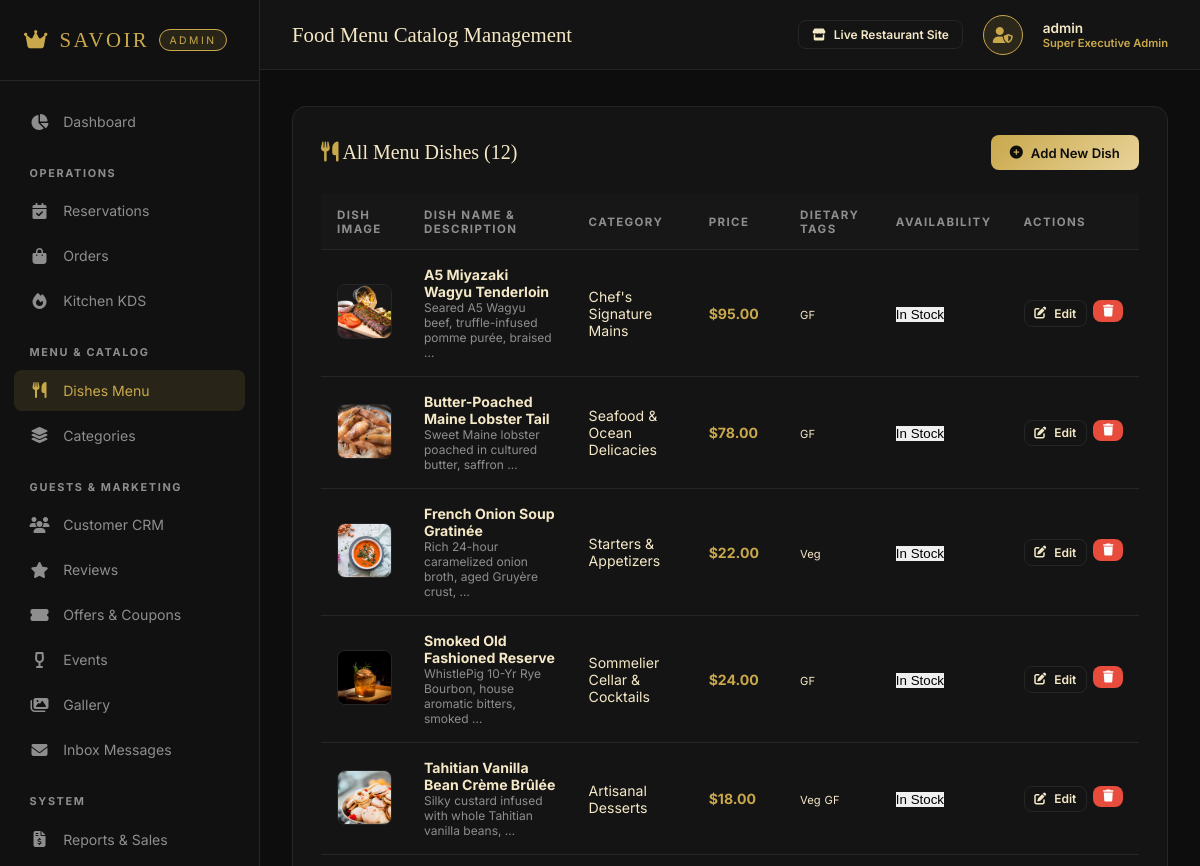
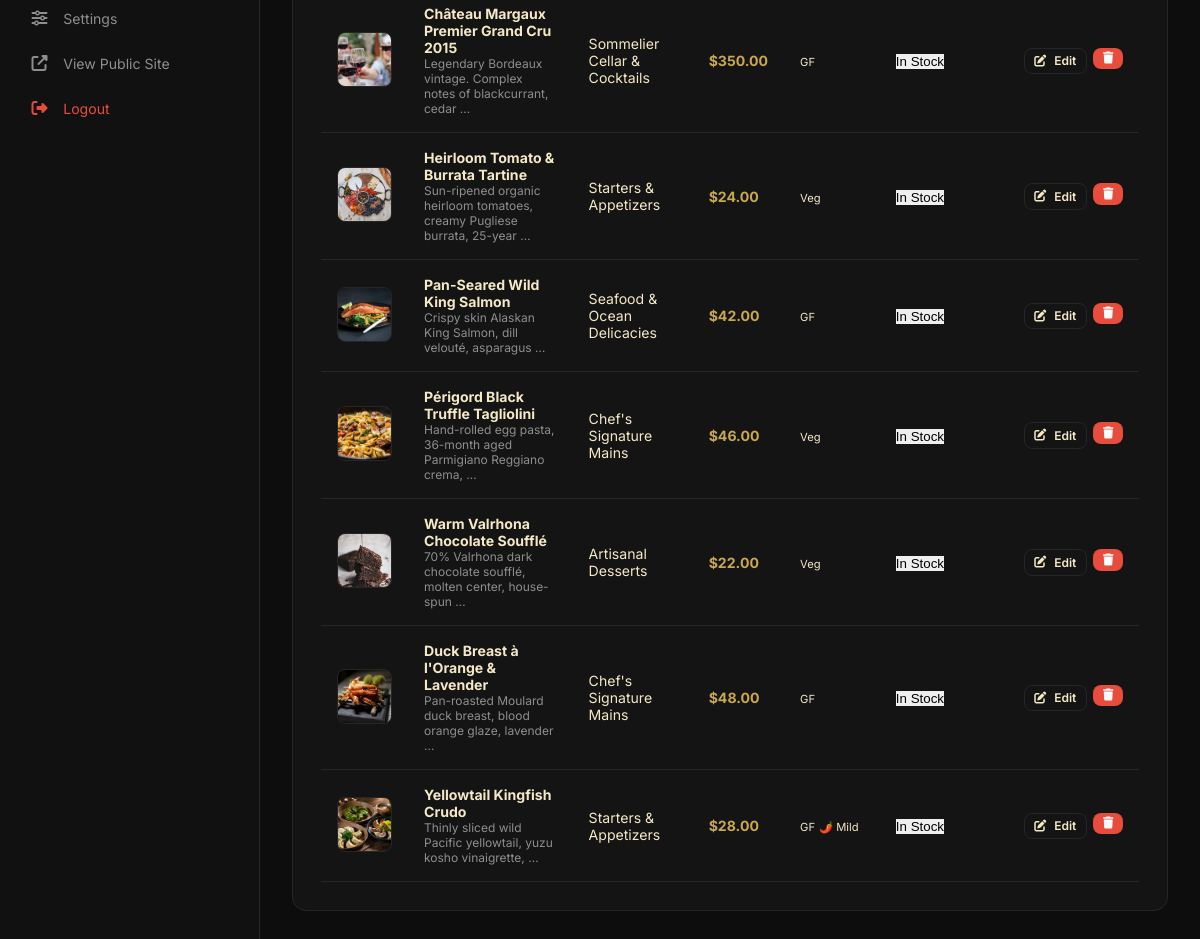
The page /admin-panel/menu/ (signed in) on the database its author committed (2 pictures, top to bottom).
### User_Dashboard/models.py (models this page shows, shortened)
class MenuItem(models.Model):
    SPICE_CHOICES = [
        ('none',   'Not Spicy'),
        ('mild',   'Mild'),
        ('medium', 'Medium'),
        ('hot',    'Hot'),
        ('extra',  'Extra Hot'),
    ]
    category      = models.ForeignKey(MenuCategory, on_delete=models.CASCADE, related_name='items')
    name          = models.CharField(max_length=200)
    description   = models.TextField()
    price         = models.DecimalField(max_digits=8, decimal_places=2)
    image         = models.ImageField(upload_to='menu/', blank=True)
    spice_level   = models.CharField(max_length=10, choices=SPICE_CHOICES, default='none')
    is_vegetarian = models.BooleanField(default=False)
    is_vegan      = models.BooleanField(default=False)
    is_gluten_free= models.BooleanField(default=False)
    is_featured   = models.BooleanField(default=False)
    is_available  = models.BooleanField(default=True)
    ingredients   = models.TextField(blank=True, help_text="Comma-separated ingredients e.g. Wagyu Beef, Black Truffle, Rosemary")
    prep_time     = models.PositiveIntegerField(default=20, help_text="Prep time in minutes")
    calories      = models.PositiveIntegerField(null=True, blank=True, help_text="Approximate calories per serving")
    chef_notes    = models.TextField(blank=True, help_text="Chef's pairing or preparation notes")
    order         = models.PositiveIntegerField(default=0)
    created_at    = models.DateTimeField(auto_now_add=True)
    class Meta:
        ordering = ['order', 'name']

class MenuCategory(models.Model):
    name        = models.CharField(max_length=100)
    slug        = models.SlugField(unique=True)
    description = models.CharField(max_length=300, blank=True)
    icon        = models.CharField(max_length=50, blank=True, help_text="Font Awesome class e.g. fa-utensils")
    order       = models.PositiveIntegerField(default=0)
    class Meta:
        ordering = ['order']
        verbose_name_plural = 'Menu Categories'

### User_Dashboard/admin_views.py (the view, shortened to what this page needs)
# urls.py: path('admin-panel/menu/',                  admin_views.admin_menu,                name='admin_menu'),
@staff_required
def admin_menu(request):
    dishes = MenuItem.objects.all().select_related('category')
    return render(request, 'admin_panel/menu.html', {'dishes': dishes})

### templates/admin_panel/menu.html (shortened to what this page needs)
{% extends 'admin_panel/base_admin.html' %}
{% block page_title %}Food Menu Catalog Management{% endblock %}
{% block content %}
<div class="admin-card">
  <div class="admin-card-header">
    <div class="admin-card-title"><i class="fas fa-utensils" style="color:var(--gold)"></i> All Menu Dishes ({{ dishes|length }})</div>
    <a href="{% url 'admin_add_dish' %}" class="btn-admin btn-admin-gold">
      <i class="fas fa-plus-circle"></i> Add New Dish
    </a>
  </div>
  {% if dishes %}
  <div style="overflow-x:auto;">
    <table class="admin-table">
      <thead>
        <tr>
          <th>Dish Image</th>
          <th>Dish Name & Description</th>
          <th>Category</th>
          <th>Price</th>
          <th>Dietary Tags</th>
          <th>Availability</th>
          <th>Actions</th>
        </tr>
      </thead>
      <tbody>
        {% for dish in dishes %}
        <tr>
          <td style="width:70px;">
            {% if dish.image %}
              <img src="{{ dish.image.url }}" alt="{{ dish.name }}" style="width:55px; height:55px; border-radius:var(--radius); object-fit:cover; border:1px solid var(--border);" />
            {% else %}
              <div style="width:55px; height:55px; border-radius:var(--radius); background:rgba(255,255,255,0.05); display:flex; align-items:center; justify-content:center; color:var(--gold); border:1px solid var(--border);">
                <i class="fas fa-utensils"></i>
              </div>
            {% endif %}
          </td>
          <td>
            <div style="font-weight:700; color:var(--cream);">{{ dish.name }}</div>
            <div style="font-size:0.75rem; color:var(--text-muted);">{{ dish.description|truncatewords:8 }}</div>
          </td>
          <td><span class="badge-status badge-preparing">{{ dish.category.name }}</span></td>
          <td style="font-weight:700; color:var(--gold);">${{ dish.price }}</td>
          <td>
            {% if dish.is_vegetarian %}<span class="badge-status badge-completed" style="font-size:0.7rem;">Veg</span>{% endif %}
            {% if dish.is_gluten_free %}<span class="badge-status badge-preparing" style="font-size:0.7rem;">GF</span>{% endif %}
            {% if dish.spice_level != 'none' %}<span class="badge-status badge-pending" style="font-size:0.7rem;">🌶️ {{ dish.get_spice_level_display }}</span>{% endif %}
          </td>
          <td>
            <form method="post" style="display:inline;">
              <button type="submit" class="badge-status {% if dish.is_available %}badge-completed{% else %}badge-cancelled{% endif %}" style="border:none; cursor:pointer;">
                {% if dish.is_available %}In Stock{% else %}Sold Out{% endif %}
              </button>
            </form>
          </td>
          <td>
            <div style="display:flex; gap:0.4rem;">
              <a href="{% url 'admin_edit_dish' pk=dish.pk %}" class="btn-admin btn-admin-outline" style="padding:0.3rem 0.6rem; font-size:0.75rem;">
                <i class="fas fa-edit"></i> Edit
              </a>
              <form method="post" style="display:inline;" onsubmit="return confirm('Delete this menu dish?');">
                <button type="submit" class="btn-admin" style="background:#e74c3c; color:#fff; padding:0.3rem 0.6rem; font-size:0.75rem; border:none; cursor:pointer;">
                  <i class="fas fa-trash"></i>
                </button>
              </form>
            </div>
          </td>
        </tr>
        {% endfor %}
      </tbody>
    </table>
  </div>
  {% else %}
  <div style="text-align:center; color:var(--text-muted); padding:3rem; font-style:italic;">
    No dishes currently in database. Click "+ Add New Dish" above.
  </div>
  {% endif %}
</div>
{% endblock %}

### templates/admin_panel/base_admin.html (shortened to what this page needs)
<!DOCTYPE html>
<html lang="en">
<head>
  <link rel="stylesheet" href="https://cdnjs.cloudflare.com/ajax/libs/font-awesome/6.4.0/css/all.min.css" />
</head>
<body>
<div class="admin-wrapper">
  <aside class="admin-sidebar">
    <div class="admin-brand">
      <i class="fas fa-crown"></i> SAVOIR <span>ADMIN</span>
    </div>
    <ul class="admin-nav">
      <li class="admin-nav-item {% if request.resolver_match.url_name == 'admin_dashboard' %}active{% endif %}">
        <a href="{% url 'admin_dashboard' %}"><i class="fas fa-chart-pie"></i> Dashboard</a>
      </li>
      <div class="nav-section-label">OPERATIONS</div>
      <li class="admin-nav-item {% if 'reservation' in request.resolver_match.url_name %}active{% endif %}">
        <a href="{% url 'admin_reservations' %}"><i class="fas fa-calendar-check"></i> Reservations</a>
      </li>
      <li class="admin-nav-item {% if 'order' in request.resolver_match.url_name and 'kitchen' not in request.resolver_match.url_name %}active{% endif %}">
        <a href="{% url 'admin_orders' %}"><i class="fas fa-shopping-bag"></i> Orders</a>
      </li>
      <li class="admin-nav-item {% if request.resolver_match.url_name == 'admin_kitchen' %}active{% endif %}">
        <a href="{% url 'admin_kitchen' %}"><i class="fas fa-fire"></i> Kitchen KDS</a>
      </li>
      <div class="nav-section-label">MENU & CATALOG</div>
      <li class="admin-nav-item {% if request.resolver_match.url_name == 'admin_menu' or 'dish' in request.resolver_match.url_name %}active{% endif %}">
        <a href="{% url 'admin_menu' %}"><i class="fas fa-utensils"></i> Dishes Menu</a>
      </li>
      <li class="admin-nav-item {% if request.resolver_match.url_name == 'admin_categories' %}active{% endif %}">
        <a href="{% url 'admin_categories' %}"><i class="fas fa-layer-group"></i> Categories</a>
      </li>
      <div class="nav-section-label">GUESTS & MARKETING</div>
      <li class="admin-nav-item {% if request.resolver_match.url_name == 'admin_customers' %}active{% endif %}">
        <a href="{% url 'admin_customers' %}"><i class="fas fa-users"></i> Customer CRM</a>
      </li>
      <li class="admin-nav-item {% if request.resolver_match.url_name == 'admin_reviews' %}active{% endif %}">
        <a href="{% url 'admin_reviews' %}"><i class="fas fa-star"></i> Reviews</a>
      </li>
      <li class="admin-nav-item {% if request.resolver_match.url_name == 'admin_offers' %}active{% endif %}">
        <a href="{% url 'admin_offers' %}"><i class="fas fa-ticket-alt"></i> Offers & Coupons</a>
      </li>
      <li class="admin-nav-item {% if request.resolver_match.url_name == 'admin_events' %}active{% endif %}">
        <a href="{% url 'admin_events' %}"><i class="fas fa-wine-glass-alt"></i> Events</a>
      </li>
      <li class="admin-nav-item {% if request.resolver_match.url_name == 'admin_gallery' %}active{% endif %}">
        <a href="{% url 'admin_gallery' %}"><i class="fas fa-images"></i> Gallery</a>
      </li>
      <li class="admin-nav-item {% if request.resolver_match.url_name == 'admin_messages' %}active{% endif %}">
        <a href="{% url 'admin_messages' %}"><i class="fas fa-envelope"></i> Inbox Messages</a>
      </li>
      <div class="nav-section-label">SYSTEM</div>
      <li class="admin-nav-item {% if request.resolver_match.url_name == 'admin_reports' %}active{% endif %}">
        <a href="{% url 'admin_reports' %}"><i class="fas fa-file-invoice-dollar"></i> Reports & Sales</a>
      </li>
      <li class="admin-nav-item {% if request.resolver_match.url_name == 'admin_settings' %}active{% endif %}">
        <a href="{% url 'admin_settings' %}"><i class="fas fa-sliders-h"></i> Settings</a>
      </li>
      <li class="admin-nav-item">
        <a href="{% url 'index' %}" target="_blank"><i class="fas fa-external-link-alt"></i> View Public Site</a>
      </li>
      <li class="admin-nav-item">
        <a href="{% url 'logout' %}" style="color:#e74c3c;"><i class="fas fa-sign-out-alt"></i> Logout</a>
      </li>
    </ul>
  </aside>
  <main class="admin-main">
    <header class="admin-header">
      <div class="admin-header-title">{% block page_title %}Admin Control Panel{% endblock %}</div>
      <div class="admin-user-menu">
        <a href="{% url 'index' %}" class="btn-admin btn-admin-outline" style="padding:0.4rem 0.8rem; font-size:0.75rem;">
          <i class="fas fa-store"></i> Live Restaurant Site
        </a>
        <div class="admin-avatar">
          <i class="fas fa-user-shield"></i>
        </div>
        <div style="font-size:0.85rem; font-weight:600; color:var(--cream);">
          {{ user.username }}
          <div style="font-size:0.7rem; color:var(--gold);">Super Executive Admin</div>
        </div>
      </div>
    </header>
    <div class="admin-content">
      {% block content %}{% endblock %}
    </div>
  </main>
</div>
</body>
</html>

### templates/admin_panel/base_admin.html (style rules this page uses)
:root { --bg-dark: #0D0D0D; --bg-card: #141414; --bg-sidebar: #111111; --border: #262626; --gold: #C9A84C; --gold-light: #E8D399; --gold-dim: rgba(201, 168, 76, 0.12); --cream: #F5E8C7; --text-muted: #8E8E8E; --font-body: 'Inter', sans-serif; --font-heading: 'Playfair Display', serif; --radius: 8px; --radius-lg: 14px; }
* { box-sizing: border-box; margin: 0; padding: 0; }
body { background: var(--bg-dark); color: var(--cream); font-family: var(--font-body); min-height: 100vh; display: flex; }
a { text-decoration: none; color: inherit; }
.admin-wrapper { display: flex; width: 100%; min-height: 100vh; }
.admin-sidebar { width: 260px; background: var(--bg-sidebar); border-right: 1px solid var(--border); display: flex; flex-direction: column; position: fixed; top: 0; bottom: 0; left: 0; z-index: 100; overflow-y: auto; }
.admin-brand { padding: 1.75rem 1.5rem; font-family: var(--font-heading); font-size: 1.3rem; letter-spacing: 0.12em; color: var(--gold); border-bottom: 1px solid var(--border); display: flex; align-items: center; gap: 0.6rem; }
.admin-brand span { font-size: 0.65rem; background: var(--gold-dim); color: var(--gold); padding: 0.2rem 0.6rem; border-radius: 50px; border: 1px solid var(--gold); font-family: var(--font-body); }
.admin-nav { list-style: none; padding: 1.25rem 0.85rem; display: flex; flex-direction: column; gap: 0.25rem; }
.admin-nav-item a { display: flex; align-items: center; gap: 0.85rem; padding: 0.75rem 1rem; border-radius: var(--radius); font-size: 0.88rem; color: var(--text-muted); transition: all 0.25s ease; }
.admin-nav-item a:hover, .admin-nav-item.active a { background: var(--gold-dim); color: var(--gold); }
.admin-nav-item a i { width: 20px; text-align: center; font-size: 1rem; }
.nav-section-label { font-size: 0.68rem; letter-spacing: 0.15em; text-transform: uppercase; color: var(--text-muted); padding: 1.25rem 1rem 0.4rem; font-weight: 700; }
.admin-main { margin-left: 260px; flex: 1; display: flex; flex-direction: column; min-width: 0; }
.admin-header { height: 70px; background: var(--bg-card); border-bottom: 1px solid var(--border); display: flex; align-items: center; justify-content: space-between; padding: 0 2rem; position: sticky; top: 0; z-index: 90; }
.admin-header-title { font-family: var(--font-heading); font-size: 1.3rem; color: var(--cream); }
.admin-user-menu { display: flex; align-items: center; gap: 1.25rem; }
.admin-avatar { width: 40px; height: 40px; border-radius: 50%; background: var(--gold-dim); border: 1px solid var(--gold); display: flex; align-items: center; justify-content: center; color: var(--gold); font-weight: 700; }
.admin-content { padding: 2.25rem 2rem 4rem; flex: 1; }
.admin-card { background: var(--bg-card); border: 1px solid var(--border); border-radius: var(--radius-lg); padding: 1.75rem; margin-bottom: 1.75rem; }
.admin-card-header { display: flex; justify-content: space-between; align-items: center; margin-bottom: 1.5rem; }
.admin-card-title { font-family: var(--font-heading); font-size: 1.25rem; color: var(--cream); }
.admin-table { width: 100%; border-collapse: collapse; font-size: 0.88rem; }
.admin-table th { text-align: left; padding: 0.85rem 1rem; font-size: 0.72rem; letter-spacing: 0.12em; text-transform: uppercase; color: var(--text-muted); border-bottom: 1px solid var(--border); background: rgba(255,255,255,0.01); }
.admin-table td { padding: 1rem; border-bottom: 1px solid var(--border); color: var(--cream); vertical-align: middle; }
.btn-admin { display: inline-flex; align-items: center; gap: 0.5rem; padding: 0.6rem 1.2rem; border-radius: var(--radius); font-size: 0.82rem; font-weight: 600; cursor: pointer; border: none; transition: all 0.25s ease; }
.btn-admin-gold { background: linear-gradient(135deg, var(--gold), var(--gold-light)); color: var(--bg-dark); }
.btn-admin-outline { background: transparent; border: 1px solid var(--border); color: var(--cream); }

### rows shown on the page
MenuItem: image (picture), name "A5 Miyazaki Wagyu Tenderloin", description "Seared A5 Wagyu beef, truffle-infused pomme purée, braised …", category.name "Chef's Signature Mains", price "95.00", is_gluten_free "GF", is_available "In Stock"
MenuItem: image (picture), name "Butter-Poached Maine Lobster Tail", description "Sweet Maine lobster poached in cultured butter, saffron …", category.name "Seafood & Ocean Delicacies", price "78.00", is_gluten_free "GF", is_available "In Stock"
MenuItem: image (picture), name "French Onion Soup Gratinée", description "Rich 24-hour caramelized onion broth, aged Gruyère crust, …", category.name "Starters & Appetizers", price "22.00", is_vegetarian "Veg", is_available "In Stock"
MenuItem: image (picture), name "Smoked Old Fashioned Reserve", description "WhistlePig 10-Yr Rye Bourbon, house aromatic bitters, smoked …", category.name "Sommelier Cellar & Cocktails", price "24.00", is_gluten_free "GF", is_available "In Stock"
MenuItem: image (picture), name "Tahitian Vanilla Bean Crème Brûlée", description "Silky custard infused with whole Tahitian vanilla beans, …", category.name "Artisanal Desserts", price "18.00", is_vegetarian "Veg", is_gluten_free "GF", is_available "In Stock"
MenuItem: image (picture), name "Château Margaux Premier Grand Cru 2015", description "Legendary Bordeaux vintage. Complex notes of blackcurrant, cedar …", category.name "Sommelier Cellar & Cocktails", price "350.00", is_gluten_free "GF", is_available "In Stock"
MenuItem: image (picture), name "Heirloom Tomato & Burrata Tartine", description "Sun-ripened organic heirloom tomatoes, creamy Pugliese burrata, 25-year …", category.name "Starters & Appetizers", price "24.00", is_vegetarian "Veg", is_available "In Stock"
MenuItem: image (picture), name "Pan-Seared Wild King Salmon", description "Crispy skin Alaskan King Salmon, dill velouté, asparagus …", category.name "Seafood & Ocean Delicacies", price "42.00", is_gluten_free "GF", is_available "In Stock"
MenuItem: image (picture), name "Périgord Black Truffle Tagliolini", description "Hand-rolled egg pasta, 36-month aged Parmigiano Reggiano crema, …", category.name "Chef's Signature Mains", price "46.00", is_vegetarian "Veg", is_available "In Stock"
MenuItem: image (picture), name "Warm Valrhona Chocolate Soufflé", description "70% Valrhona dark chocolate soufflé, molten center, house-spun …", category.name "Artisanal Desserts", price "22.00", is_vegetarian "Veg", is_available "In Stock"
MenuItem: image (picture), name "Duck Breast à l'Orange & Lavender", description "Pan-roasted Moulard duck breast, blood orange glaze, lavender …", category.name "Chef's Signature Mains", price "48.00", is_gluten_free "GF", is_available "In Stock"
MenuItem: image (picture), name "Yellowtail Kingfish Crudo", description "Thinly sliced wild Pacific yellowtail, yuzu kosho vinaigrette, …", category.name "Starters & Appetizers", price "28.00", is_gluten_free "GF", spice_level "Mild", is_available "In Stock"

### other values the page prints
{{ user.username }} "admin"
{{ dishes|length }} "12"
